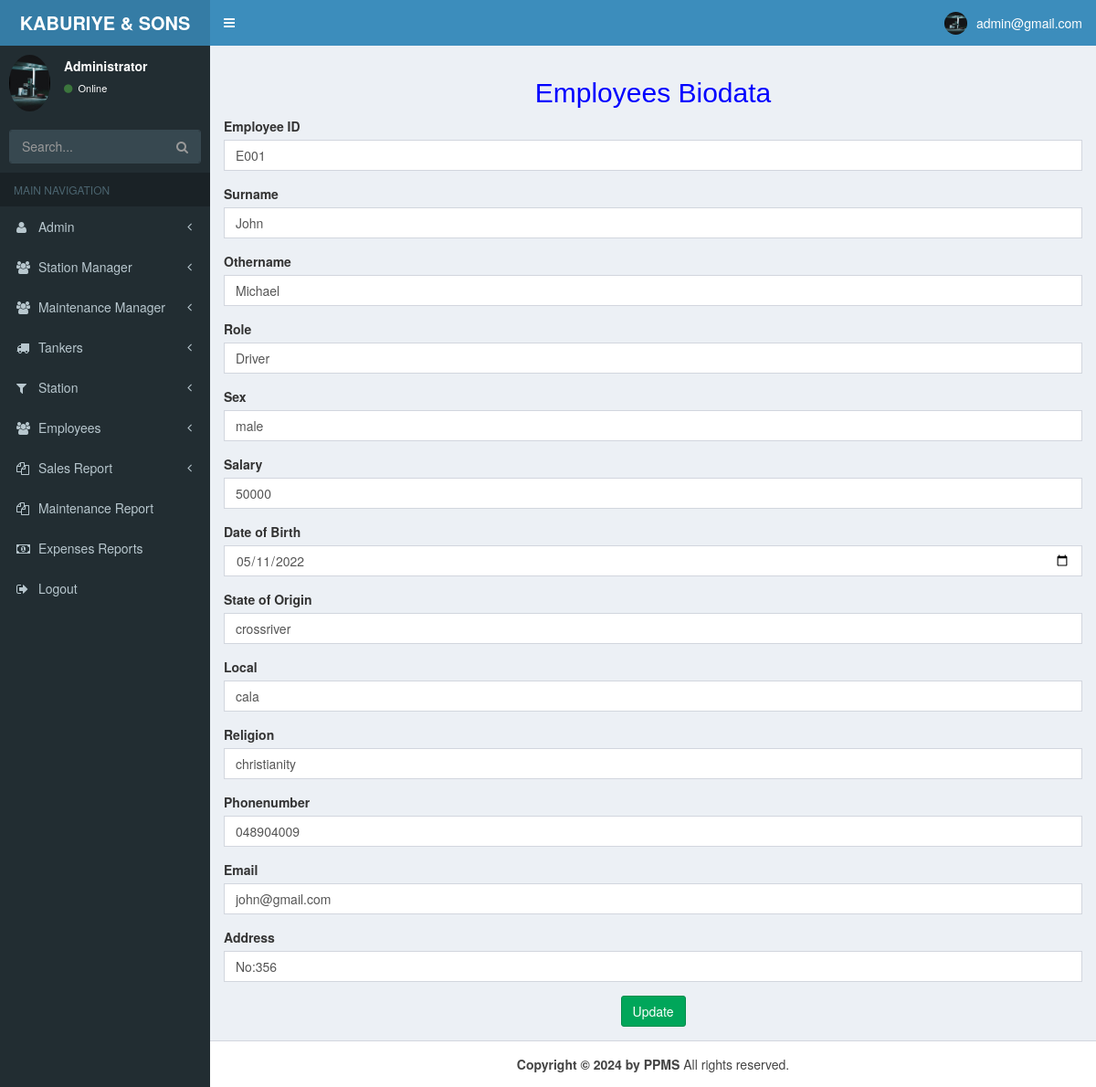
/employee_edit.php?employee_id=E001 (signed in), run on the app's committed database.
### tables this page shows
CREATE TABLE `employees` (
  `SN` int(11) NOT NULL,
  `employee_id` varchar(50) NOT NULL,
  `surname` varchar(60) NOT NULL,
  `othername` varchar(50) NOT NULL,
  `role` varchar(45) NOT NULL,
  `sex` varchar(6) NOT NULL,
  `salary` varchar(100) NOT NULL,
  `phonenumber` varchar(20) NOT NULL,
  `address` varchar(150) NOT NULL,
  `email` varchar(50) NOT NULL,
  `dob` date NOT NULL,
  `religion` varchar(50) NOT NULL,
  `state_origin` varchar(50) NOT NULL,
  `local` varchar(50) NOT NULL
);

### employee_edit.php (the view, shortened to what this page needs)
<?php
require __DIR__ . "/config/database.php";
$user = $_SESSION['data'];
$profile = mysqli_query($conn, "select * from admin where email='$user'");
$fetch = mysqli_fetch_array($profile);
?>
<!DOCTYPE html>
<html>
<head>
  <link rel="stylesheet" href="css/bootstrap.min.css">
  <link rel="stylesheet" href="css/font-awesome.min.css">
  <link rel="stylesheet" href="css/ionicons.min.css">
  <link rel="stylesheet" href="css/AdminLTE.min.css">
  <link rel="stylesheet" href="css/_all-skins.min.css">
</head>
<body class="hold-transition skin-blue sidebar-mini">
  <div class="wrapper">
    <header class="main-header">
      <a href="admin_dashboard.php" class="logo">
        <span class="logo-lg"><b>KABURIYE & SONS NIG LTD</b></span>
      </a>
      <nav class="navbar navbar-static-top">
        <a href="#" class="sidebar-toggle" data-toggle="push-menu" role="button">
        </a>
        <div class="navbar-custom-menu">
          <ul class="nav navbar-nav">
            <li class="dropdown user user-menu">
              <a href="#" class="dropdown-toggle" data-toggle="dropdown">
                <img src="images/admin.jpg" class="user-image" alt="User Image">
                <span class="hidden-xs"><?php echo "$fetch[email]"; ?></span>
              </a>
            </li>
          </ul>
        </div>
      </nav>
    </header>
    <aside class="main-sidebar">
      <section class="sidebar">
        <div class="user-panel">
          <div class="pull-left image">
            <img src="images/admin.jpg" class="img-circle" alt="User Image">
          </div>
          <div class="pull-left info">
            <p>Administrator</p>
            <a href="#"><i class="fa fa-circle text-success"></i> Online</a>
          </div>
        </div>
        <form action="#" method="get" class="sidebar-form">
          <div class="input-group">
            <input type="text" name="q" class="form-control" placeholder="Search...">
            <span class="input-group-btn">
              <button type="submit" name="search" id="search-btn" class="btn btn-flat"><i class="fa fa-search"></i>
              </button>
            </span>
          </div>
        </form>
        <ul class="sidebar-menu" data-widget="tree">
          <li class="header">MAIN NAVIGATION</li>
          <li class=" treeview">
            <a href="#">
              <i class="fa fa-user"></i> <span>Admin</span>
              <span class="pull-right-container">
                <i class="fa fa-angle-left pull-right"></i>
              </span>
            </a>
          </li>
          <li class="treeview">
            <a href="#">
              <i class="fa fa-group"></i> <span> Station Manager</span>
              <span class="pull-right-container">
                <small class="fa fa-angle-left pull-right "></small>
              </span>
            </a>
          </li>
          <li class="treeview">
            <a href="#">
              <i class="fa fa-group"></i> <span>Maintenance Manager</span>
              <span class="pull-right-container">
                <small class="fa fa-angle-left pull-right "></small>
              </span>
            </a>
          </li>
          <li class="treeview">
            <a href="#">
              <i class="fa fa-truck"></i> <span>Tankers</span>
              <span class="pull-right-container">
                <small class="fa fa-angle-left pull-right "></small>
              </span>
            </a>
          </li>
          <li class="treeview">
            <a href="#">
              <i class="fa fa-filter"></i> <span>Station</span>
              <span class="pull-right-container">
                <small class="fa fa-angle-left pull-right "></small>
              </span>
            </a>
          </li>
          <li class="treeview">
            <a href="#">
              <i class="fa fa-group"></i> <span>Employees</span>
              <span class="pull-right-container">
                <small class="fa fa-angle-left pull-right "></small>
              </span>
            </a>
          </li>
          <li class="treeview">
            <a href="#">
              <i class="fa fa-files-o"></i> <span> Sales Report</span>
              <span class="pull-right-container">
                <small class="fa fa-angle-left pull-right "></small>
              </span>
            </a>
          </li>
          <li>
          <li>
            <a href="m_report.php">
              <i class="fa fa-files-o"></i> <span>Maintenance Report</span>
            </a>
          </li>
          <li>
          <li>
            <a href="expenses_report.php">
              <i class="fa fa-money"></i> <span>Expenses Reports</span>
            </a>
          </li>
          <li>
          <li>
            <a href="alogout.php">
              <i class="fa fa-sign-out"></i> <span>Logout</span>
            </a>
          </li>
      </section>
    </aside>
    <div class="content-wrapper">
      <section class="content">
        <h2 align="center" style="color:blue;"> Employees Biodata</h2>
        <?php
        $userInfo = mysqli_query($conn, "select * from employees where employee_id='$_GET[employee_id]'");
        $num_users = mysqli_num_rows($userInfo);
        if ($num_users == 1) {
          $user_information = mysqli_fetch_array($userInfo);
        }
        ?>
        <form method="post">
          <div class="form-group">
            <label for="newstitle"><b>Employee ID</b></label>
            <input type="text" name="employee_id" required class="form-control" value="<?php echo  $user_information['employee_id']  ?>" />
          </div>
          <div class="form-group">
            <label for=""><b>Surname</b></label>
            <input type="text" name="surname" required class="form-control" value="<?php echo  $user_information['surname']  ?>" />
          </div>
          <div class="form-group">
            <label for=""><b>Othername</b></label>
            <input type="text" name="othername" required class="form-control" value="<?php echo  $user_information['othername']  ?>" />
          </div>
          <div class="form-group">
            <label for=""><b>Role</b></label>
            <input type="text" name="role" required class="form-control" value="<?php echo  $user_information['role']  ?>" />
          </div>
          <div class="form-group">
            <label for=""><b>Sex</b></label>
            <input type="text" name="sex" required class="form-control" value="<?php echo  $user_information['sex']  ?>" />
          </div>
          <div class="form-group">
            <label for=""><b>Salary</b></label>
            <input type="text" name="salary" required class="form-control" value="<?php echo  $user_information['salary']  ?>" />
          </div>
          <div class="form-group">
            <label for=""><b>Date of Birth</b></label>
            <input type="date" name="dob" required class="form-control" value="<?php echo  $user_information['dob']  ?>" />
          </div>
          <div class="form-group">
            <label for=""><b>State of Origin</b></label>
            <input type="text" name="sog" required class="form-control" value="<?php echo  $user_information['state_origin']  ?>" />
          </div>
          <div class=" form-group">
            <label for=""><b>Local</b></label>
            <input type="text" required class="form-control" name="local" value="<?php echo  $user_information['local']  ?>" />
          </div>
          <div class=" form-group">
            <label for=""><b>Religion</b></label>
            <input type="text" required class="form-control" name="religion" value="<?php echo  $user_information['religion']  ?>" />
          </div>
          <div class=" form-group">
            <label for="n"><b>Phonenumber</b></label>
            <input type="text" required class="form-control" name="phonenumber" value="<?php echo  $user_information['phonenumber']  ?>" />
          </div>
          <div class=" form-group">
            <label for="n"><b>Email</b></label>
            <input type="text" required class="form-control" name="email" value="<?php echo  $user_information['email']  ?>" />
          </div>
          <div class=" form-group">
            <label for="n"><b>Address</b></label>
            <input type="text" required class="form-control" name="address" value="<?php echo  $user_information['address']  ?>" />
          </div>
          <center>
            <input type="submit" class="btn btn-success" value="Update" name="insert" />
          </center>
        </form>
      </section>
    </div>
    <footer class="main-footer">
      <center> <strong>Copyright &copy; 2024 by PPMS</strong> All rights reserved.</center>
    </footer>
  </div>
</body>
</html>

### data on the page
employees: employee_id "E001", surname "John", othername "Michael", role "Driver", sex "male", salary "50000", dob "05/11/2022", sog "crossriver", local "cala", religion "christianity", phonenumber "048904009", email "john@gmail.com", address "No:356"

### other printed values
$fetch[email] "admin@gmail.com"
